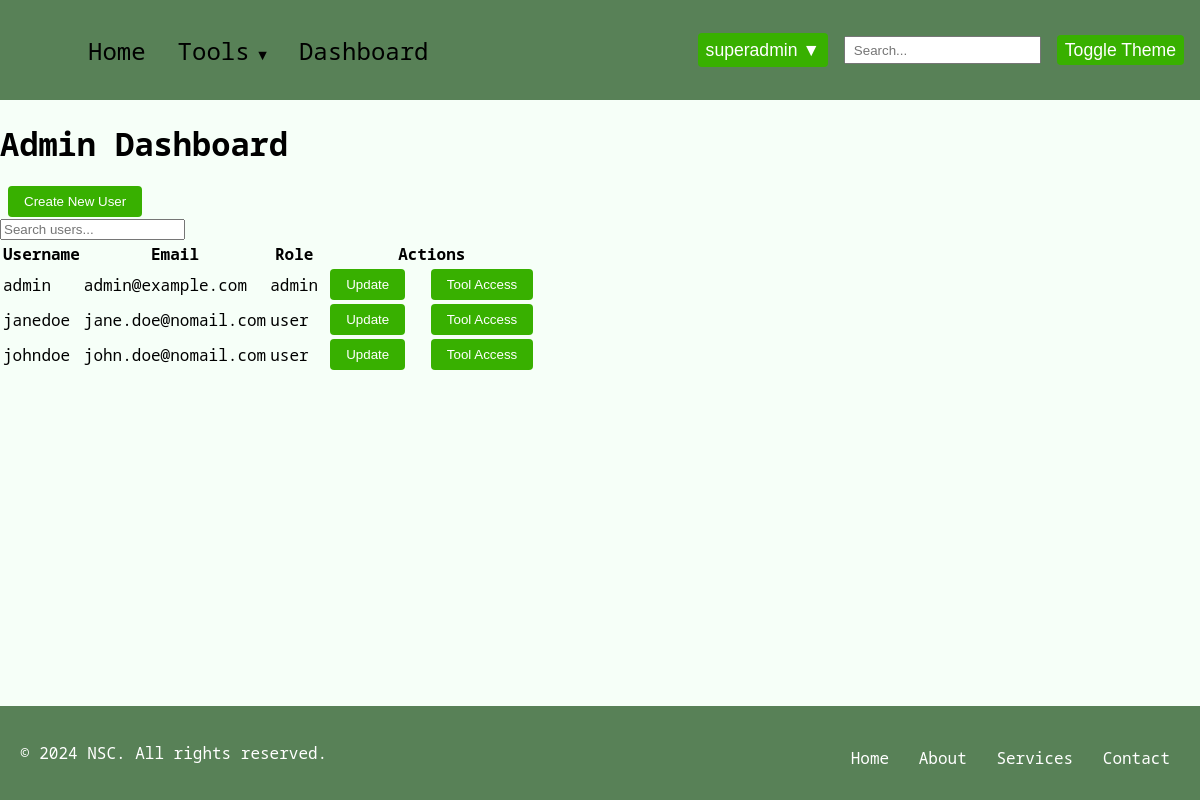
Page /admin_dashboard (signed in) on the committed database.
### model/model.py (models this page shows, shortened)
class User(db.Model):
    __tablename__ = "users"
    id = db.Column(db.Integer, primary_key=True, autoincrement=True)
    fname = db.Column(db.String(50), nullable=False)
    lname = db.Column(db.String(50), nullable=False)
    address = db.Column(db.String(200), nullable=False)
    city = db.Column(db.String(50), nullable=False)
    state = db.Column(db.String(50), nullable=False)
    zip = db.Column(db.String(10), nullable=False)
    username = db.Column(db.String(50), unique=True, nullable=False)
    email = db.Column(db.String(100), unique=True, nullable=False)
    password = db.Column("password", db.String(128), nullable=False)
    role = db.Column(db.String(20), nullable=False)
    usage_logs = db.relationship(
        "UsageLog", back_populates="user", cascade="all, delete-orphan"
    )
    tool_access = db.relationship(
        "ToolAccess", back_populates="user", cascade="all, delete-orphan"
    )
    __mapper_args__ = {"polymorphic_identity": "user", "polymorphic_on": role}

### main.py (the view)
    @app.route("/admin_dashboard", methods=["GET"])
    def admin_dashboard():
        if "logged_in" in session and session.get("role") in ["admin", "super_admin"]:
            users = User.query.all()
            tools = ToolAccess.get_distinct_tool_names()
            user_tools = {user.id: [access.tool_name for access in user.tool_access] for user in users}
            return render_template("admin_dashboard.html", users=users, tools=tools, user_tools=user_tools)
        return redirect(url_for("login"))

### model/model.py (called while the page is built)
    @classmethod
    def get_distinct_tool_names(cls):
        distinct_tools = [row[0] for row in db.session.query(cls.tool_name).distinct().all()]
        print("Distinct tools from database:", distinct_tools)
        return distinct_tools

### templates/admin_dashboard.html (shortened to what this page needs)
{% extends "base.html" %}
{% block styles %}
 <link rel="stylesheet" href="{{ url_for('static', filename='css/admin.css') }}">
{% endblock %}
{% block content %}
<h1 class="admin-dashboard-title">Admin Dashboard</h1>
<button id="showCreateUserForm" class="btn btn-primary">Create New User</button>
<div class="search-container">
    <input type="text" id="userSearch" class="search-input" placeholder="Search users...">
</div>
<table class="user-table">
    <thead>
        <tr>
            <th>Username</th>
            <th>Email</th>
            <th>Role</th>
            <th>Actions</th>
        </tr>
    </thead>
    <tbody id="userTableBody">
        {% for user in users %}
            {% if user.role != 'super_admin' %}
                <tr class="user-row">
                    <td>{{ user.username }}</td>
                    <td>{{ user.email }}</td>
                    <td>{{ user.role }}</td>
                    <td>
                        <button class="btn btn-secondary showUpdateForm">Update</button>
                        <button class="btn btn-secondary showToolAccess">Tool Access</button>
                    </td>
                </tr>
            {% endif %}
        {% endfor %}
    </tbody>
</table>
{% endblock %}

### templates/base.html (shortened to what this page needs)
<!DOCTYPE html>
<html lang="en">
<head>
    <link rel="stylesheet" href="{{ url_for('static', filename='css/base.css') }}">
    {% block styles %}
    {% endblock %}
</head>
<body class="light-theme">
    <nav class="navbar">
        <div class="navbar-container">
            <div class="navbar-collapse" id="navbar-collapse">
                <ul class="navbar-nav">
                    <li class="nav-item"><a href="{{ url_for('index') }}" class="nav-link">Home</a></li>
                    {% if 'logged_in' in session %}
                    <li class="nav-item dropdown">
                        <a href="#" class="nav-link dropdown-toggle">Tools</a>
                    </li>
                    <li class="nav-item"><a href="{{ url_for('user_dashboard') }}" class="nav-link">Dashboard</a></li>
                    {% endif %}
                </ul>
                <div class="navbar-right">
                    {% if 'logged_in' in session %}
                    <div class="user-dropdown">
                        <button class="dropbtn">{{ session.get('username', 'User') }} ▼</button>
                    </div>
                    {% else %}
                    <a href="{{ url_for('login') }}" class="btn">Login</a>
                    <a href="{{ url_for('register_step1') }}" class="btn">Sign Up</a>
                    {% endif %}
                    <input type="text" class="search-bar" placeholder="Search...">
                    <button class="base-toggle-btn">Toggle Theme</button>
                </div>
            </div>
        </div>
    </nav>
    <div class="container">
        {% block content %}
        {% endblock %}
    </div>
{% block footer %}
<footer class="site-footer">
    <div class="footer-container">
        <p>&copy; 2024 NSC. All rights reserved.</p>
        <nav class="footer-nav">
            <ul>
                <li><a href="#">Home</a></li>
                <li><a href="#">About</a></li>
                <li><a href="#">Services</a></li>
                <li><a href="#">Contact</a></li>
            </ul>
        </nav>
    </div>
</footer>
{% endblock %}
</body>
</html>

### static/css/base.css (style rules this page uses)
html, body { height: 100%; margin: 0; display: flex; flex-direction: column; }
.container { flex: 1; }
.light-theme { font-family: 'Noto Sans Mono', monospace; background-color: #f6fff8; }
.navbar { background-color: #588157; padding: 0.3rem 1rem; position: relative; }
.navbar-container { display: flex; align-items: center; justify-content: space-between; }
.navbar-collapse { display: flex; align-items: center; width: 100%; }
.navbar-nav { list-style: none; display: flex; align-items: center; flex-grow: 1; font-size: 1.5em; margin-left: 1rem; }
.nav-item { position: relative; }
.nav-link { display: block; padding: 0.3rem 1rem; color: #000; text-decoration: none; }
.dropdown { position: relative; }
.dropdown-toggle::after { content: ' ▼'; font-size: 0.6em; }
.navbar-right { display: flex; align-items: center; font-size: 1.1em; }
.search-bar { padding: 0.3rem 0.5rem; margin-right: 1rem; }
.base-toggle-btn { padding: 0.3rem 0.5rem; cursor: pointer; border: none; background-color: #38b000; color: #fff; border-radius: 0.25rem; font-size: 1em; }
.user-dropdown { position: relative; display: inline-block; }
.dropbtn { background-color: #4CAF50; color: white; padding: 10px; font-size: 16px; border: none; cursor: pointer; }
.user-dropdown { margin-right: 1rem; }
.dropbtn { padding: 0.4rem 0.5rem; cursor: pointer; border: none; background-color: #38b000; color: #fff; border-radius: 0.25rem; font-size: 1em; }
.btn { padding: 0.5rem 1rem; margin: 0 0.5rem; text-decoration: none; color: #fff; background-color: #38b000; border: none; border-radius: 0.25rem; cursor: pointer; }
.navbar-nav { justify-content: flex-start; }
.navbar-right { justify-content: flex-end; }
.site-footer { background-color: var(--footer-background-color, #588157); font-family: 'Noto Sans Mono', monospace; padding: 20px; text-align: center; }
.footer-container { display: flex; flex-direction: column; justify-content: center; align-items: center; color: var(--footer-text-color, white); }
.footer-nav ul { list-style-type: none; padding: 0; margin: 10px 0 0; }
.footer-nav ul li { display: inline; margin: 0 10px; }
.footer-nav ul li a { color: var(--footer-text-color, white); text-decoration: none; transition: color 0.3s ease; }
@media (min-width: 768px) { .footer-container { flex-direction: row; justify-content: space-between; } }

### rows in the picture
User: get "superadmin"
User: username "admin", email "admin@example.com", role "admin"
User: username "janedoe", email "jane.doe@nomail.com", role "user"
User: username "johndoe", email "john.doe@nomail.com", role "user"
